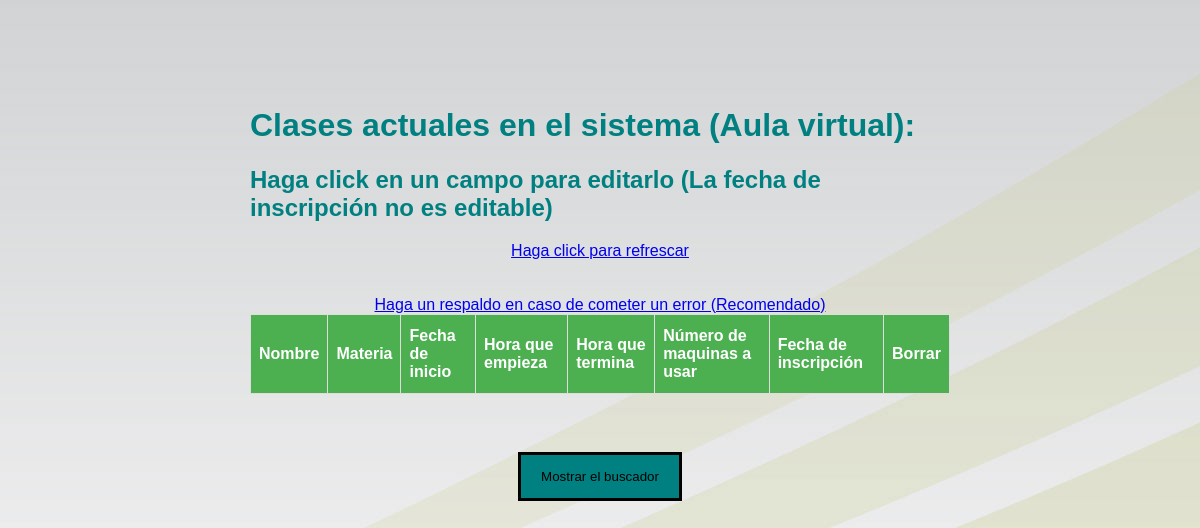
Page /aulavirtualclase.php on the earlier database version.
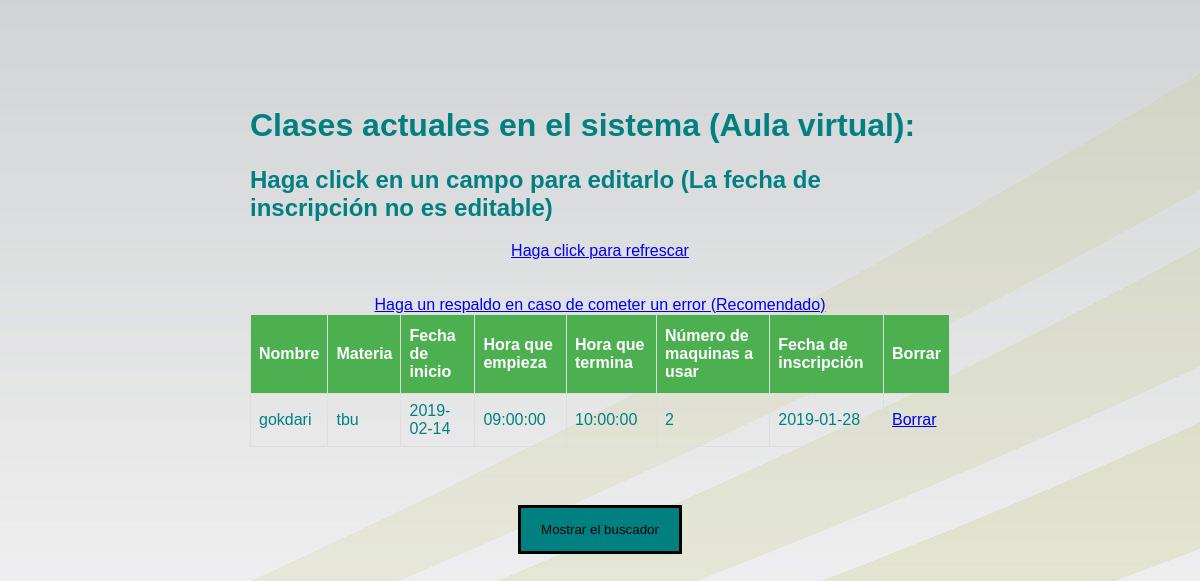
Same page on the later database version.
### tables this page shows
CREATE TABLE `reservatodo` (
  `id` int(11) NOT NULL AUTO_INCREMENT,
  `nombre` varchar(100) NOT NULL,
  `materia` varchar(100) NOT NULL,
  `salon` varchar(100) NOT NULL,
  `fecha` varchar(100) NOT NULL,
  `fechaemp` time NOT NULL,
  `fechater` time NOT NULL,
  `numero` int(11) NOT NULL,
  `fechainscripcion` date NOT NULL,
  PRIMARY KEY (`id`)
);

### aulavirtualclase.php (the view, shortened to what this page needs)
<?php
include_once("connection.php");
$sql = "SELECT * FROM `reservatodo` WHERE salon='aula_virtual' limit 10 ";
$queryRecords = mysqli_query($conn, $sql) or die("Error al buscar");
?>
<!DOCTYPE html>
<html lang="en">
<head>
<link rel="stylesheet" href="estilos\clase.css">
</head>
<body>
<br></br>
<div class="container" id="otra">
<h1>Clases actuales en el sistema (Aula virtual):</h1>
<h2>Haga click en un campo para editarlo (La fecha de inscripción no es editable)</h2>
<div style="text-align: center;"><a href="aulavirtualclase.php">Haga click para refrescar</a></div>
<br></br>
<div style="text-align: center;"><a href="backup.php" target="_blank">Haga un respaldo en caso de cometer un error (Recomendado)</a></div>
<table id="employee_grid" name="employee_grid" class="table table-condensed table-hover table-striped bootgrid-table" width="60%" cellspacing="0">
   <thead>
      <tr>
         <th>Nombre</th>
         <th>Materia</th>
         <th>Fecha de inicio</th>
		 <th>Hora que empieza</th>
		 <th>Hora que termina</th>
		 <th>Número de maquinas a usar</th>
		 <th>Fecha de inscripción</th>
		 <th>Borrar</th>
      </tr>
   </thead>
   <tbody id="_editable_table">
      <?php foreach($queryRecords as $res) :?>
      <tr data-row-id="<?php echo $res['id'];?>">
         <center><td class="editable-col" contenteditable="true" colaula='0' oldVal ="<?php echo $res['nombre'];?>"><?php echo $res['nombre'];?></td></center>
         <center><td class="editable-col" contenteditable="true" colaula='1' oldVal ="<?php echo $res['materia'];?>"><?php echo $res['materia'];?></td></center>
         <center><td class="editable-col" contenteditable="true" colaula='2' oldVal ="<?php echo $res['fecha'];?>"><?php echo $res['fecha'];?></td></center>
         <center><td class="editable-col" contenteditable="true" colaula='3' oldVal ="<?php echo $res['fechaemp'];?>"><?php echo $res['fechaemp'];?></td></center>
		 <center><td class="editable-col" contenteditable="true" colaula='4' oldVal ="<?php echo $res['fechater'];?>"><?php echo $res['fechater'];?></td></center>
         <center><td class="editable-col" contenteditable="true" colaula='5' oldVal ="<?php echo $res['numero'];?>"><?php echo $res['numero'];?></td></center>
		 <center><td class="editable-col" contenteditable="false" colaula='6' oldVal ="<?php echo $res['fechainscripcion'];?>"><?php echo $res['fechainscripcion'];?></td></center>
		 <?php
		 echo "<td><a href='aulavirtualclaseborrar.php?id=".$res['id']."'>Borrar</a></td>";
		 echo "</tr>";
		 ?>
	  <?php endforeach;?>
   </tbody>
</table>
</div>
<div id="boton2" style="text-align: center;">
<button onclick="myFunction2()">Mostrar el buscador</button>
</div>
</body>
</html>

Differences in the rows shown:
added reservatodo: nombre "gokdari", materia "tbu", fecha "2019-02-14", fechaemp "09:00:00", fechater "10:00:00", numero "2", fechainscripcion "2019-01-28"
